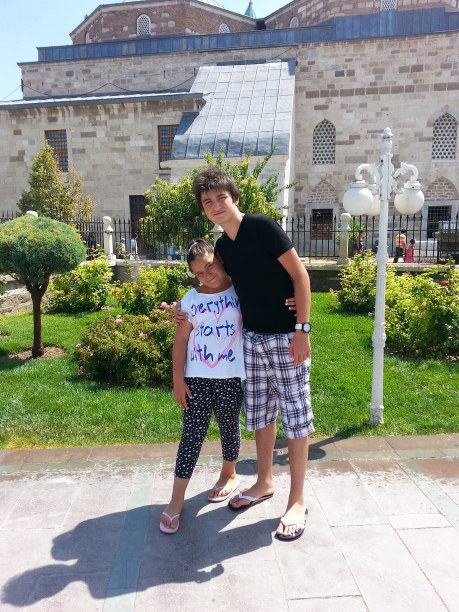
#> input picture UdemyPython/Pythonda İleri seviye kütüphaneler/zeynep ve ben.jpg, 918 x 1224 px (shown at 1/2 size)
$ python 'Pillow modülü ile fotoğraf kırpma.py'
#> lines starting #> are read from the running program, lines starting #| are printed output that depends on the picture
from PIL import Image
image=Image.open("zeynep ve ben.jpg")
#> image is the input picture: PIL image 918x1224 RGB; mean R, G, B 142.8, 146.1, 134.1
degistir=(960,600)
image.thumbnail(degistir)
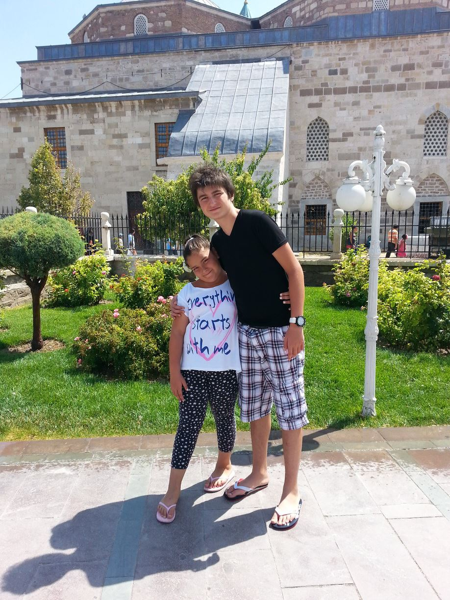
#> image: PIL image 450x600 RGB; mean R, G, B 142.8, 146.1, 134.1
image.save("zeynepkucuk.jpg")

$ run again, with UdemyPython/Pythonda İleri seviye kütüphaneler/zeynep.jpg copied over UdemyPython/Pythonda İleri seviye kütüphaneler/zeynep ve ben.jpg
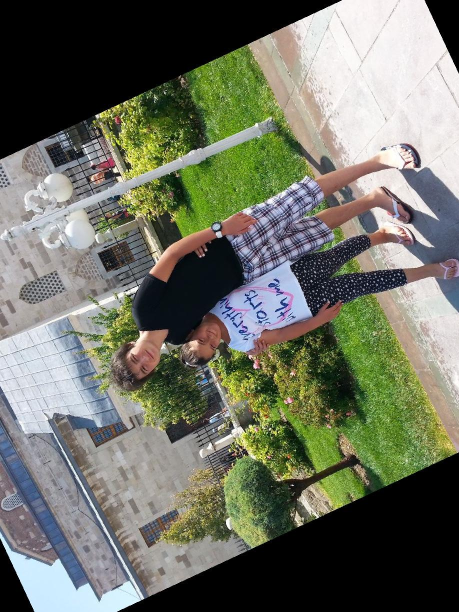
#> input picture UdemyPython/Pythonda İleri seviye kütüphaneler/zeynep.jpg, 918 x 1224 px (shown at 1/2 size)
#> image is the input picture: PIL image 918x1224 RGB; mean R, G, B 109.6, 112.9, 99
#> `image.thumbnail(degistir)`:
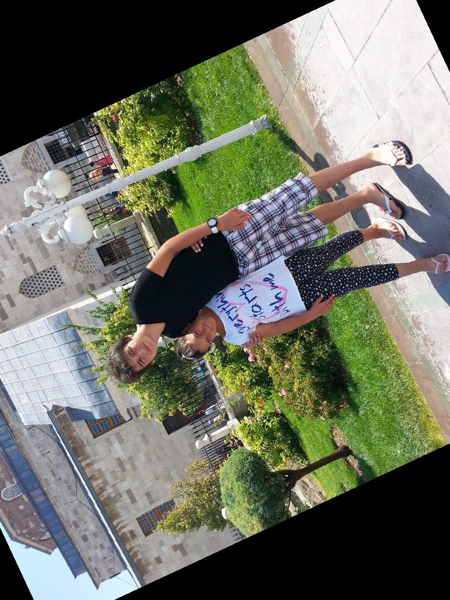
#> image: PIL image 450x600 RGB; mean R, G, B 109.6, 112.9, 99
